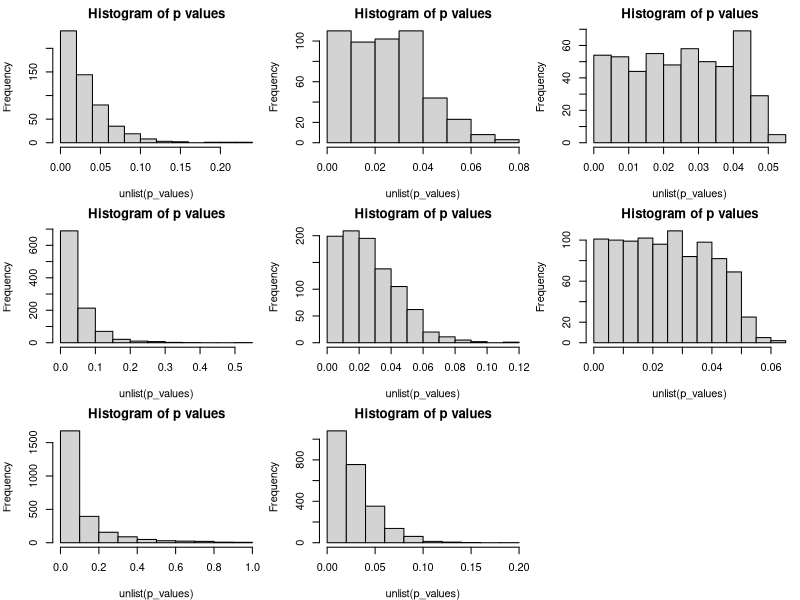

Recreate this plot in R. (Note: a time limit stopped this script after it produced the figure.)
generate_data <- function(n, p) {
  covariates = matrix(rnorm(n*p),n)
  responses = rnorm(n,0,1)
  return (list(covariates,responses))
}
generate_data(3,4)


model_select <- function(covariates, responses, cutoff) {
  result = lm(responses ~ covariates)
  new.covariates = covariates[,which(summary(result)$coefficients[-1,4] <= cutoff)]
  if (length(new.covariates)== 0) {return (vector(mode="numeric", length=0))}
  result2 = lm(responses ~ new.covariates)
  return (summary(result2)$coefficients[-1,4])
}


run_simulation <- function(n_trials, n, p, cutoff){
  p_values = replicate(n_trials, {model_select(generate_data(n,p)[[1]], generate_data(n,p)[[2]], cutoff)})
  hist(unlist(p_values), main = "Histogram of p values")
}

n = c(100,1000, 10000)
p = c(10, 20, 50)
n_trials = 1000
cutoff = 0.05
expand.grid(n,p)
dim(expand.grid(n,p))

par(mfrow=c(3,3), mar=c(4,4,2,0.5)) # Setup grid, margins
for (j in 1:nrow(expand.grid(n,p))) {
  run_simulation(n_trials, n = expand.grid(n,p)[j,1], p = expand.grid(n,p)[j,2], cutoff = 0.05)
}
